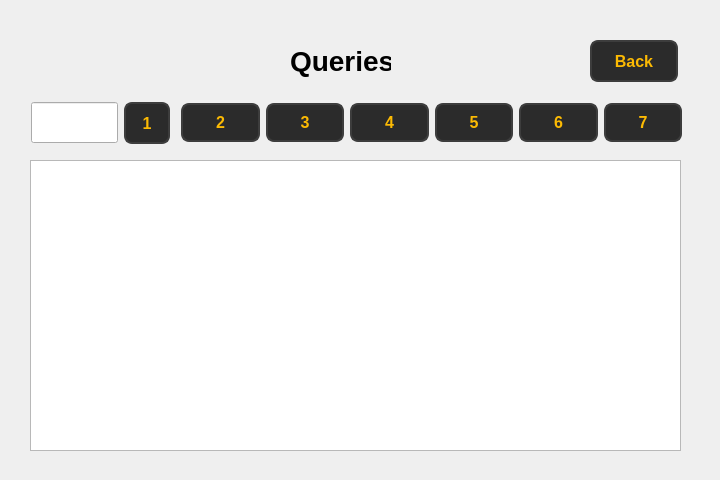
<?xml version="1.0" encoding="UTF-8"?>
<ui version="4.0">
 <class>Form</class>
 <widget class="QWidget" name="Form">
  <property name="geometry">
   <rect>
    <x>0</x>
    <y>0</y>
    <width>720</width>
    <height>480</height>
   </rect>
  </property>
  <property name="windowTitle">
   <string>Form</string>
  </property>
  <widget class="QLabel" name="label">
   <property name="geometry">
    <rect>
     <x>290</x>
     <y>40</y>
     <width>101</width>
     <height>41</height>
    </rect>
   </property>
   <property name="font">
    <font>
     <pointsize>21</pointsize>
     <bold>true</bold>
    </font>
   </property>
   <property name="text">
    <string>Queries</string>
   </property>
  </widget>
  <widget class="QTableWidget" name="tableWidget">
   <property name="geometry">
    <rect>
     <x>30</x>
     <y>160</y>
     <width>651</width>
     <height>291</height>
    </rect>
   </property>
  </widget>
  <widget class="QPushButton" name="pushButton_back">
   <property name="geometry">
    <rect>
     <x>590</x>
     <y>40</y>
     <width>88</width>
     <height>42</height>
    </rect>
   </property>
   <property name="styleSheet">
    <string notr="true">QPushButton {
        background-color: #2b2b2b;  
        color: #fcba03;              
        border: 2px solid #3d3d3d;      
        border-radius: 8px;          
        padding: 8px 16px;            
        font-size: 16px;            
        font-weight: bold;
    
    }

    QPushButton:hover {
        background-color: #fcba03;
		 color: #000000;
        border: 2px solid #5a5a5a;    
    }

    QPushButton:pressed {
        background-color: #1a1a1a;      
        border: 2px solid #2b2b2b;      
    }</string>
   </property>
   <property name="text">
    <string>Back</string>
   </property>
  </widget>
  <widget class="QWidget" name="">
   <property name="geometry">
    <rect>
     <x>181</x>
     <y>101</y>
     <width>501</width>
     <height>44</height>
    </rect>
   </property>
   <layout class="QHBoxLayout" name="horizontalLayout_2">
    <item>
     <widget class="QPushButton" name="pushButton_2">
      <property name="styleSheet">
       <string notr="true">QPushButton {
        background-color: #2b2b2b;  
        color: #fcba03;              
        border: 2px solid #3d3d3d;      
        border-radius: 8px;          
        padding: 8px 16px;            
        font-size: 16px;            
        font-weight: bold;
    
    }

    QPushButton:hover {
        background-color: #fcba03;
		 color: #000000;
        border: 2px solid #5a5a5a;    
    }

    QPushButton:pressed {
        background-color: #1a1a1a;      
        border: 2px solid #2b2b2b;      
    }</string>
      </property>
      <property name="text">
       <string>2</string>
      </property>
     </widget>
    </item>
    <item>
     <widget class="QPushButton" name="pushButton_3">
      <property name="styleSheet">
       <string notr="true">QPushButton {
        background-color: #2b2b2b;  
        color: #fcba03;              
        border: 2px solid #3d3d3d;      
        border-radius: 8px;          
        padding: 8px 16px;            
        font-size: 16px;            
        font-weight: bold;
    
    }

    QPushButton:hover {
        background-color: #fcba03;
		 color: #000000;
        border: 2px solid #5a5a5a;    
    }

    QPushButton:pressed {
        background-color: #1a1a1a;      
        border: 2px solid #2b2b2b;      
    }</string>
      </property>
      <property name="text">
       <string>3</string>
      </property>
     </widget>
    </item>
    <item>
     <widget class="QPushButton" name="pushButton_4">
      <property name="styleSheet">
       <string notr="true">QPushButton {
        background-color: #2b2b2b;  
        color: #fcba03;              
        border: 2px solid #3d3d3d;      
        border-radius: 8px;          
        padding: 8px 16px;            
        font-size: 16px;            
        font-weight: bold;
    
    }

    QPushButton:hover {
        background-color: #fcba03;
		 color: #000000;
        border: 2px solid #5a5a5a;    
    }

    QPushButton:pressed {
        background-color: #1a1a1a;      
        border: 2px solid #2b2b2b;      
    }</string>
      </property>
      <property name="text">
       <string>4</string>
      </property>
     </widget>
    </item>
    <item>
     <widget class="QPushButton" name="pushButton_5">
      <property name="styleSheet">
       <string notr="true">QPushButton {
        background-color: #2b2b2b;  
        color: #fcba03;              
        border: 2px solid #3d3d3d;      
        border-radius: 8px;          
        padding: 8px 16px;            
        font-size: 16px;            
        font-weight: bold;
    
    }

    QPushButton:hover {
        background-color: #fcba03;
		 color: #000000;
        border: 2px solid #5a5a5a;    
    }

    QPushButton:pressed {
        background-color: #1a1a1a;      
        border: 2px solid #2b2b2b;      
    }</string>
      </property>
      <property name="text">
       <string>5</string>
      </property>
     </widget>
    </item>
    <item>
     <widget class="QPushButton" name="pushButton_6">
      <property name="styleSheet">
       <string notr="true">QPushButton {
        background-color: #2b2b2b;  
        color: #fcba03;              
        border: 2px solid #3d3d3d;      
        border-radius: 8px;          
        padding: 8px 16px;            
        font-size: 16px;            
        font-weight: bold;
    
    }

    QPushButton:hover {
        background-color: #fcba03;
		 color: #000000;
        border: 2px solid #5a5a5a;    
    }

    QPushButton:pressed {
        background-color: #1a1a1a;      
        border: 2px solid #2b2b2b;      
    }</string>
      </property>
      <property name="text">
       <string>6</string>
      </property>
     </widget>
    </item>
    <item>
     <widget class="QPushButton" name="pushButton_7">
      <property name="styleSheet">
       <string notr="true">QPushButton {
        background-color: #2b2b2b;  
        color: #fcba03;              
        border: 2px solid #3d3d3d;      
        border-radius: 8px;          
        padding: 8px 16px;            
        font-size: 16px;            
        font-weight: bold;
    
    }

    QPushButton:hover {
        background-color: #fcba03;
		 color: #000000;
        border: 2px solid #5a5a5a;    
    }

    QPushButton:pressed {
        background-color: #1a1a1a;      
        border: 2px solid #2b2b2b;      
    }</string>
      </property>
      <property name="text">
       <string>7</string>
      </property>
     </widget>
    </item>
   </layout>
  </widget>
  <widget class="QLineEdit" name="lineEdit">
   <property name="geometry">
    <rect>
     <x>31</x>
     <y>102</y>
     <width>87</width>
     <height>41</height>
    </rect>
   </property>
  </widget>
  <widget class="QPushButton" name="pushButton">
   <property name="geometry">
    <rect>
     <x>124</x>
     <y>102</y>
     <width>46</width>
     <height>42</height>
    </rect>
   </property>
   <property name="styleSheet">
    <string notr="true">QPushButton {
        background-color: #2b2b2b;  
        color: #fcba03;              
        border: 2px solid #3d3d3d;      
        border-radius: 8px;          
        padding: 8px 16px;            
        font-size: 16px;            
        font-weight: bold;
    
    }

    QPushButton:hover {
        background-color: #fcba03;
		 color: #000000;
        border: 2px solid #5a5a5a;    
    }

    QPushButton:pressed {
        background-color: #1a1a1a;      
        border: 2px solid #2b2b2b;      
    }</string>
   </property>
   <property name="text">
    <string>1</string>
   </property>
  </widget>
 </widget>
 <resources/>
 <connections/>
</ui>
